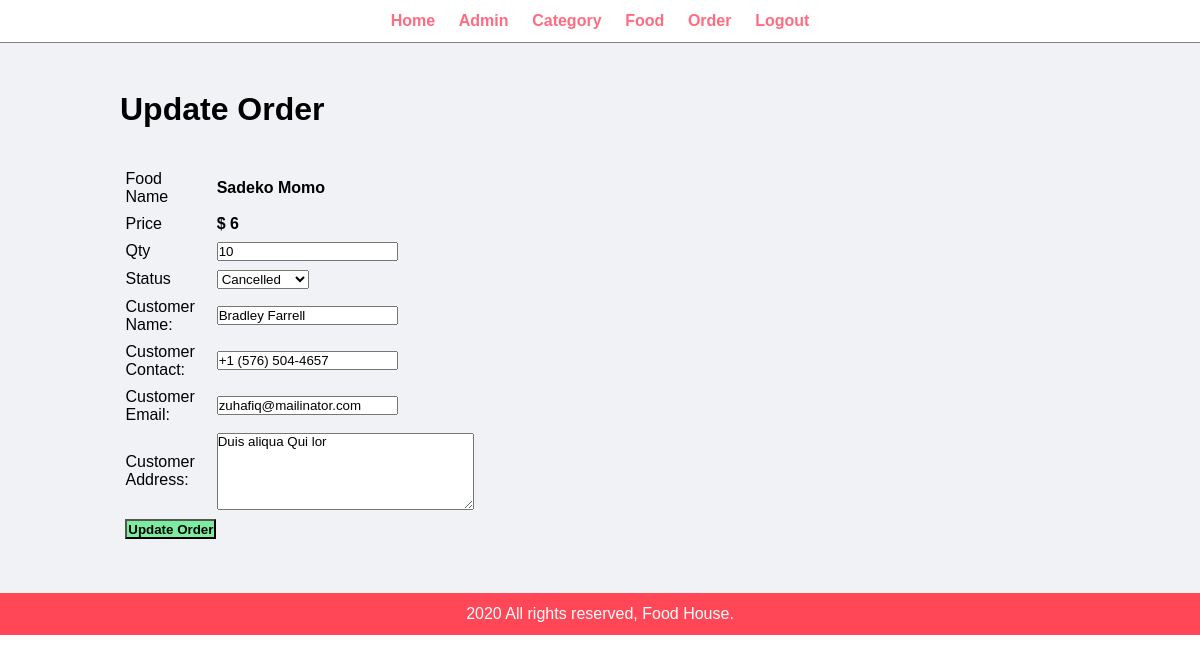
The page /Admin/update-order.php?id=1 (signed in) on the database its author committed.
### tables this page shows
CREATE TABLE `orders` (
  `id` int(10) UNSIGNED NOT NULL,
  `food` varchar(150) NOT NULL,
  `price` decimal(10,0) UNSIGNED NOT NULL,
  `qty` int(10) UNSIGNED NOT NULL,
  `total` decimal(10,0) NOT NULL,
  `date` datetime NOT NULL,
  `status` varchar(50) NOT NULL,
  `customerName` varchar(100) NOT NULL,
  `customerContact` varchar(20) NOT NULL,
  `customerEmail` varchar(100) NOT NULL,
  `customerAddress` varchar(255) NOT NULL
);

### config/db.php (called while the page is built, shortened)
<?php
$server= "localhost";
$username= "root";
$password= "";
$dbname= "food_order";
$conn = mysqli_connect($server,$username,$password,$dbname);
function getRow($table,$field,$value){
	global $conn;
	$stmt = $conn->prepare("SELECT * FROM `$table` WHERE `$field` = ?");
	$stmt->bind_param('s',$value);
	$stmt->execute();
	$result= $stmt->get_result();
	if($result)
	{
		$rows = [];
		if(mysqli_num_rows($result) > 0)
		{
			$rows[] = $result->fetch_assoc();
			return $rows[0];
		}
	}
	return false;
}
?>

### Admin/update-order.php (the view, shortened to what this page needs)
<?php include('partials/menu.php'); ?>
<div class="main-content">
    <div class="wrapper">
        <h1>Update Order</h1>
        <br><br>
        <?php
            if(isset($_GET['id']))
            {
                $row = getRow('orders','id',$_GET['id']);
                $food = $row['food'];
                $price = $row['price'];
                $qty = $row['qty'];
                $status = $row['status'];
                $customerName = $row['customerName'];
                $customerContact = $row['customerContact'];
                $customerEmail = $row['customerEmail'];
                $customerAddress = $row['customerAddress'];
            }
        ?>
        <form action="" method="POST">
            <table class="tbl-30">
                <tr>
                    <td>Food Name</td>
                    <td><b> <?php echo $food; ?> </b></td>
                </tr>
                <tr>
                    <td>Price</td>
                    <td>
                        <b> $ <?php echo $price; ?></b>
                    </td>
                </tr>
                <tr>
                    <td>Qty</td>
                    <td>
                        <input type="number" name="qty" value="<?php echo $qty; ?>">
                    </td>
                </tr>
                <tr>
                    <td>Status</td>
                    <td>
                        <select name="status">
                            <option <?php if($status=="Cancelled"){echo "selected";} ?> value="Cancelled">Cancelled</option>
                        </select>
                    </td>
                </tr>
                <tr>
                    <td>Customer Name: </td>
                    <td>
                        <input type="text" name="customer_name" value="<?php echo $customerName; ?>">
                    </td>
                </tr>
                <tr>
                    <td>Customer Contact: </td>
                    <td>
                        <input type="text" name="customer_contact" value="<?php echo $customerContact; ?>">
                    </td>
                </tr>
                <tr>
                    <td>Customer Email: </td>
                    <td>
                        <input type="text" name="customer_email" value="<?php echo $customerEmail; ?>">
                    </td>
                </tr>
                <tr>
                    <td>Customer Address: </td>
                    <td>
                        <textarea name="customer_address" cols="30" rows="5"><?php echo $customerAddress; ?></textarea>
                    </td>
                </tr>
                <tr>
                    <td clospan="2">
                        <input type="submit" name="submit" value="Update Order" class="btn-secondary">
                    </td>
                </tr>
            </table>
        </form>
    </div>
</div>
<?php include('partials/footer.php'); ?>

### css/admin.css (style rules this page uses)
* { margin: 0; padding: 0; font-family: Arial, Helvetica, sans-serif; }
.wrapper { padding: 1%; width: 80%; margin: 0 auto; }
.tbl-30 { width: 30%; }
table tr td { padding: 1%; }
.btn-secondary { background-color: #7bed9f; padding: 1%; color: black; text-decoration: none; font-weight: bold; }
.main-content { background-color: #f1f2f6; padding: 3% 0; }

### rows shown on the page
orders: food "Sadeko Momo", price "6", qty "10", status "Cancelled", customer_name "Bradley Farrell", customer_contact "+1 (576) 504-4657", customer_email "zuhafiq@mailinator.com", customer_address "Duis aliqua Qui lor"
